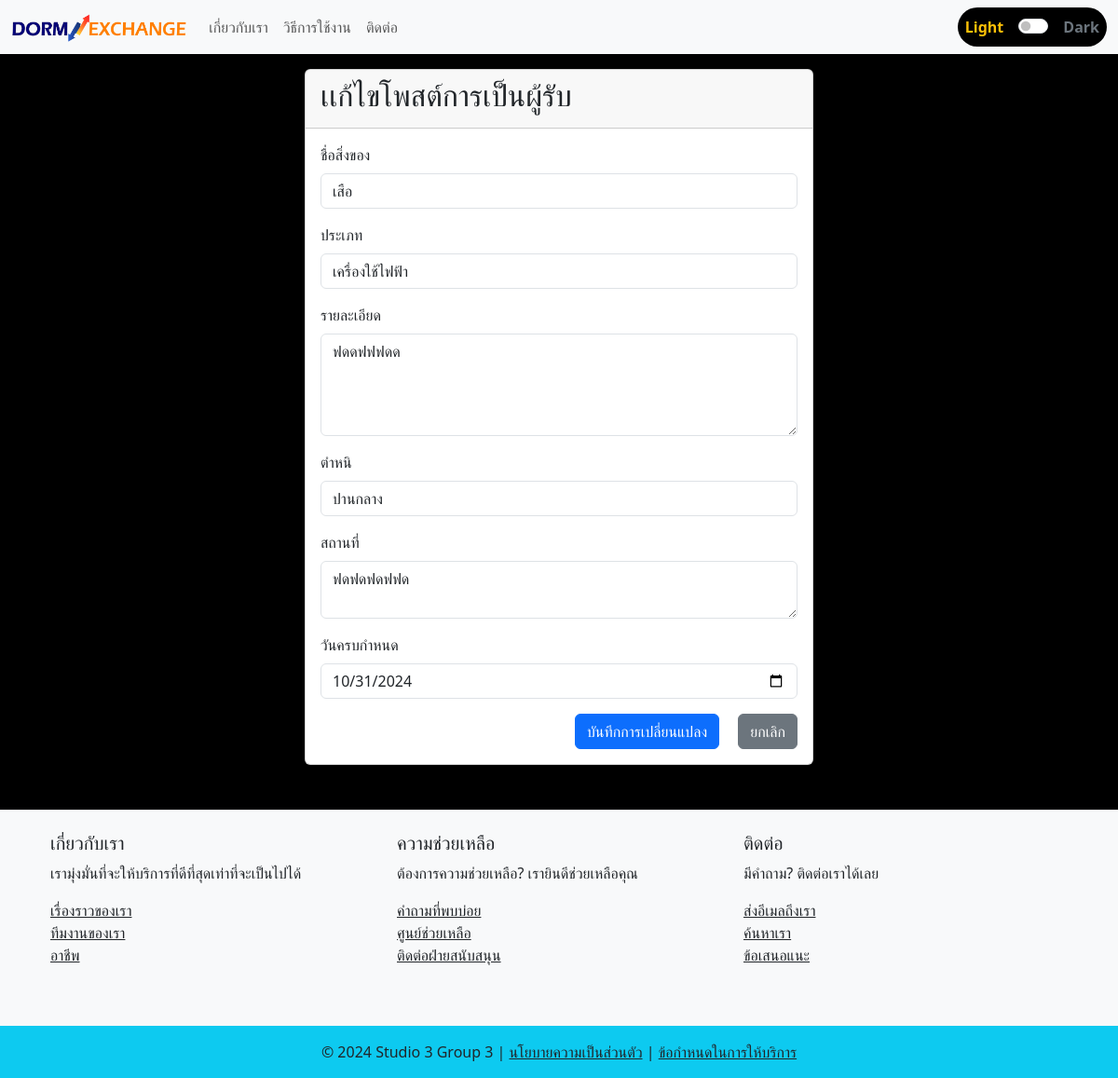
Screenshot of /edit_receiver_post/20/ (signed in) with the database file from the repository.
### myapp/models.py (models this page shows, shortened)
class PostReceiver(models.Model):
    post_ID = models.AutoField(primary_key=True)
    stuff_name = models.CharField(max_length=50)
    categories = models.CharField(max_length=50, choices=CATEGORIES)
    description = models.TextField()
    defect = models.CharField(max_length=50, choices=DEFECT)
    user_profile = models.ForeignKey(UserProfile, on_delete=models.CASCADE)
    place = models.TextField()
    date_limit = models.DateField()
    created_at = models.DateTimeField(default=timezone.now)
    updated_at = models.DateTimeField(auto_now=True)
    is_matched = models.BooleanField(default=False)
    is_confirm = models.BooleanField(default=False)

### myapp/views.py (the view)
# urls.py: path('edit_receiver_post/<int:post_ID>/', views.edit_receiver_post, name='edit_receiver_post'),
@login_required
def edit_receiver_post(request, post_ID):
    post = get_object_or_404(PostReceiver, post_ID=post_ID)
    user_profile = get_object_or_404(UserProfile, user=request.user)
    if request.method == 'POST':
        form = PostReceiverForm(request.POST, request.FILES, instance=post)
        if form.is_valid():
            form.save()
            return redirect('post_history', profile_id=user_profile.id)
    else:
        form = PostReceiverForm(instance=post)
    return render(request, 'myweb/edit_receiver_post.html', {
        'form': form,
        'post': post,
        'user_profile': user_profile  # Make sure user_profile is available in the template
    })

### myapp/forms.py (shortened to what this page needs)
class PostReceiverForm(forms.ModelForm):
    class Meta:
        model = PostReceiver
        fields = ['stuff_name', 'categories', 'description', 'defect', 'place', 'date_limit']
        widgets = {
            'stuff_name': forms.TextInput(attrs={'class': 'form-control'}),
            'categories': forms.Select(attrs={'class': 'form-control'}),
            'description': forms.Textarea(attrs={'class': 'form-control', 'rows': 4}),
            'defect': forms.Select(attrs={'class': 'form-control'}),
            'place': forms.Textarea(attrs={'class': 'form-control', 'rows': 2}),
            'date_limit': forms.DateInput(attrs={'class': 'form-control', 'type': 'date'}),
        }

### myapp/templates/myweb/edit_receiver_post.html (shortened to what this page needs)
{% extends 'myweb/base.html' %}
{% block background_style %}
background-color: rgba(0, 0, 0);
{% endblock %}
{% load static %}
{% block content %}
<div class="row justify-content-center">
    <div class="col-lg-6 col-md-8 col-sm-10">
        <div class="card mt-3">
            <div class="card-header">
                <h2>เเก้ไขโพสต์การเป็นผู้รับ</h2>
            </div>
            <div class="card-body">
                <form method="POST" enctype="multipart/form-data">
                        <div class="col-12 mb-3">
                            <label for="stuff_name" class="form-label">ชื่อสิ่งของ</label>
                            {{ form.stuff_name }}
                        </div>
                        <div class="col-12 mb-3">
                            <label for="categories" class="form-label">ประเภท</label>
                            {{ form.categories }}
                        </div>
                        <div class="row">
                            <div class="col-12 mb-3">
                                <label for="description" class="form-label">รายละเอียด</label>
                                {{ form.description }}
                            </div>
                        </div>
                        <div class="row">
                            <div class="col-12 mb-3">
                                <label for="defect" class="form-label">ตำหนิ</label>
                                {{ form.defect }}
                            </div>
                            <div class="col-12 mb-3">
                                <label for="place" class="form-label">สถานที่</label>
                                {{ form.place }}
                            </div>
                        </div>
                        <div class="row">
                            <div class="col-12 mb-3">
                                <label for="date_limit" class="form-label">วันครบกำหนด</label>
                                {{ form.date_limit }}
                            </div>
                        </div>
                        <div class="text-end">
                            <button type="submit" class="btn btn-primary">บันทึกการเปลี่ยนแปลง</button>
                            <a href="{% url 'post_history' user_profile.id %}" class="btn btn-secondary ms-3">ยกเลิก</a>
                        </div>
                    </div>
            </div>
        </div>
    </div>
</div>
{% endblock %}

### myapp/templates/myweb/base.html (style rules this page uses)
body { transition: background-color 0.6s ease, color 0.6s ease; }
a { transition: color 0.5s ease; }

### rows the page displays
PostReceiver: stuff_name "เสือ", categories "เครื่องใช้ไฟฟ้า", description "ฟดดฟฟฟดด", defect "ปานกลาง", place "ฟดฟดฟดฟฟด", date_limit "10/31/2024"
